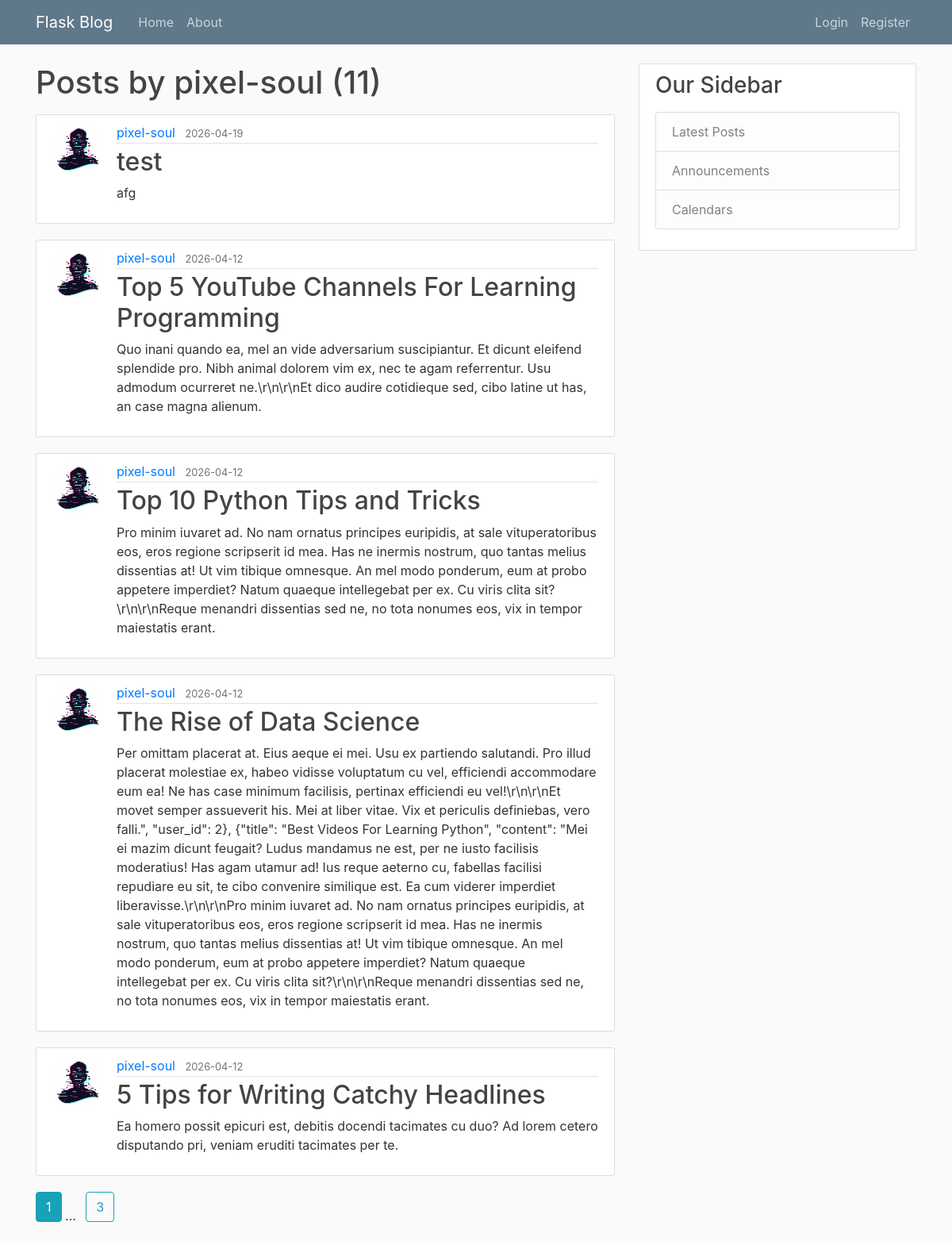
/user/pixel-soul, run on the app's committed database.
### flask_blog/models.py (models this page shows, shortened)
class User(db.Model, UserMixin):
    id = db.Column(db.Integer, primary_key=True)
    username = db.Column(db.String(20), unique=True, nullable=False)
    email = db.Column(db.String(120), unique=True, nullable=False)
    image_file = db.Column(db.String(20), nullable=False, default='default.jpg')
    password = db.Column(db.String(60), nullable=False)
    posts = db.relationship('Post', backref='author', lazy=True)

class Post(db.Model):
    id = db.Column(db.Integer, primary_key=True)
    title = db.Column(db.String(100), nullable=False)
    content = db.Column(db.Text, nullable=False)
    date_posted = db.Column(db.DateTime, nullable=False, default=datetime.utcnow)
    user_id = db.Column(db.Integer, db.ForeignKey('user.id'), nullable=False)

### flask_blog/users/routes.py (the view)
@users.route("/user/<string:username>")
def user_posts(username):
    page = request.args.get('page', 1, type=int)
    user = User.query.filter_by(username=username).first_or_404()
    posts = Post.query.filter_by(author=user)\
        .order_by(Post.date_posted.desc())\
        .paginate(per_page=5, page=page)
    return render_template("user_posts.html",posts=posts, user=user)

### flask_blog/templates/user_posts.html
{% extends "layout.html" %}
{% block content %}
    <h1 class="mb-3">Posts by {{ user.username }} ({{ posts.total }})</h1>
    {% for post in posts.items %}
        <article class="media content-section">
            <img class="rounded-circle article-img" src="{{ url_for('static', filename='profile_pics/' + post.author.image_file) }}">
            <div class="media-body">
                <div class="article-metadata">
                <a class="mr-2" href="{{ url_for('users.user_posts', username=post.author.username) }}">{{ post.author.username }}</a>
                <small class="text-muted">{{ post.date_posted.strftime('%Y-%m-%d') }}</small>
                </div>
                <h2><a class="article-title" href="{{ url_for('posts.post', post_id=post.id) }}">{{ post.title }}</a></h2>
                <p class="article-content">{{ post.content }}</p>
            </div>
        </article>
    {% endfor %}
    {% for page_num in posts.iter_pages(left_edge=1, right_edge=1, left_current=1, right_current=1) %}
        {% if page_num %}
            {% if page_num == posts.page %}
                <a class="btn btn-info mb-4" href="{{ url_for('users.user_posts', username=user.username, page=page_num) }}">{{ page_num }}</a>
            {% else %}
                <a class="btn btn-outline-info mb-4" href="{{ url_for('users.user_posts', username=user.username, page=page_num) }}">{{ page_num }}</a>
            {% endif %}
        {% else %}
            <span class="mr-2">...</span>
        {% endif %}
    {% endfor %}
{% endblock content %}

### flask_blog/static/main.css (style rules this page uses)
body { background: #fafafa; color: #333333; margin-top: 5rem; }
h1, h2, h3, h4, h5, h6 { color: #444444; }
.content-section { background: #ffffff; padding: 10px 20px; border: 1px solid #dddddd; border-radius: 3px; margin-bottom: 20px; }
.article-title { color: #444444; }
.article-content { white-space: pre-line; }
.article-img { height: 65px; width: 65px; margin-right: 16px; }
.article-metadata { padding-bottom: 1px; margin-bottom: 4px; border-bottom: 1px solid #e3e3e3 }

### data on the page
User: username "pixel-soul"
Post: image_file (placeholder picture), author.username "pixel-soul", date_posted "2026-04-19", title "test", content "afg"
Post: image_file (placeholder picture), author.username "pixel-soul", date_posted "2026-04-12", title "Top 5 YouTube Channels For Learning Programming", content "Quo inani quando ea, mel an vide adversarium suscipiantur. Et dicunt eleifend splendide pro. Nibh animal dolorem vim ex, nec te agam referrentur. Usu admodum ocurreret ne.\\r\\n\\r\\nEt dico audire cotidieque sed, cibo latine ut has, an case magna alienum."
Post: image_file (placeholder picture), author.username "pixel-soul", date_posted "2026-04-12", title "Top 10 Python Tips and Tricks", content "Pro minim iuvaret ad. No nam ornatus principes euripidis, at sale vituperatoribus eos, eros regione scripserit id mea. Has ne inermis nostrum, quo tantas melius dissentias at! Ut vim tibique omnesque. An mel modo ponderum, eum at probo appetere imperdiet? Natum quaeque intellegebat per ex. Cu viris clita sit?\\r\\n\\r\\nReque menandri dissentias sed ne, no tota nonumes eos, vix in tempor maiestatis erant."
Post: image_file (placeholder picture), author.username "pixel-soul", date_posted "2026-04-12", title "The Rise of Data Science", content "Per omittam placerat at. Eius aeque ei mei. Usu ex partiendo salutandi. Pro illud placerat molestiae ex, habeo vidisse voluptatum cu vel, efficiendi accommodare eum ea! Ne has case minimum facilisis, pertinax efficiendi eu vel!\\r\\n\\r\\nEt movet semper assueverit his. Mei at liber vitae. Vix et periculis definiebas, vero falli.\", \"user_id\": 2}, {\"title\": \"Best Videos For Learning Python\", \"content\": \"Mei ei mazim dicunt feugait? Ludus mandamus ne est, per ne iusto facilisis moderatius! Has agam utamur ad! Ius reque aeterno cu, fabellas facilisi repudiare eu sit, te cibo convenire similique est. Ea cum viderer imperdiet liberavisse.\\r\\n\\r\\nPro minim iuvaret ad. No nam ornatus principes…"
Post: image_file (placeholder picture), author.username "pixel-soul", date_posted "2026-04-12", title "5 Tips for Writing Catchy Headlines", content "Ea homero possit epicuri est, debitis docendi tacimates cu duo? Ad lorem cetero disputando pri, veniam eruditi tacimates per te."

### other printed values
{{ posts.total }} "11"
{{ page_num }} "1"
{{ page_num }} "3"
